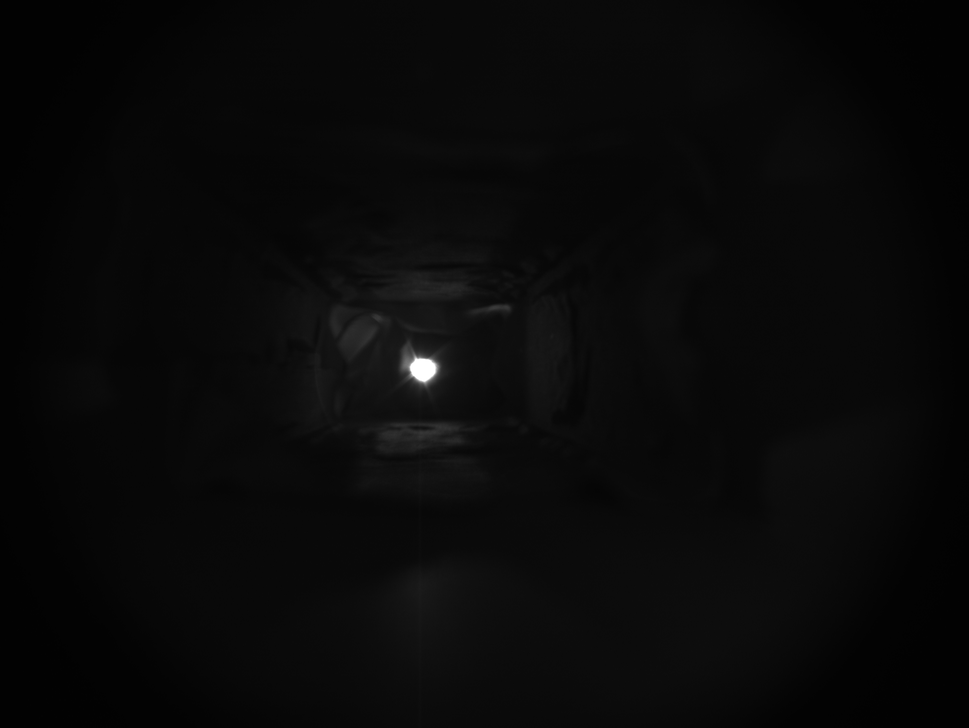
#> input picture Almuts_Kram/ProbeAufbau/Versuch2/Stoff_im_Gang_Tuch_vor_Handy.bmp, 969 x 728 px, shrunk from 1936 x 1456 before the run, found by its file name
$ jupyter execute --allow-errors 'Cluster vs Labeln.ipynb'
#> lines starting #> are read from the running program, lines starting #| are printed output that depends on the picture; after the words box and inside, x2 and y2 are one past the last pixel; in counts of white or black regions, pixels touching at a corner belong together
# Cluster vs. Labeln
campare performance/efficiency from both Alg

[cell 1]
#Imports
from matplotlib import pyplot as plt
import numpy as np
import cv2
from scipy.ndimage import label, median_filter, gaussian_filter
from sklearn.cluster import KMeans, SpectralClustering

[cell 2]
#Bild laden

im = cv2.imread('D:\\HZB\\BA_epics_camera\\ProbeAufbau\\Versuch2\\Stoff_im_Gang_Tuch_vor_Handy.bmp')
#> im is the input picture: shape (728, 969, 3); min 2, max 255, mean 9

def rgb2gray(Img):
    row,col,ch = Img.shape
#> row = 728; col = 969; ch = 3
    g = [ ]
    for i in range(row) :
        a = []
        for j in range(col):
            a.append(Img[i,j,0])
        g.append(a)
#> after the loop, g = 728 items
    gr = np.array(g)
    return gr

Im = rgb2gray(im)
print(Im.shape)
#| (728, 969)
print(Im)
#> (printed output is left out)
plt.imshow(Im, cmap='gray')
plt.show()

## Clustering

[cell 3]
y_len, x_len = Im.shape[0], Im.shape[1]
#> y_len = 728; x_len = 969
#print(x_len, y_len)
x_werte = np.repeat(np.array([range(0,x_len)]), y_len, axis=0)
print("x", x_werte.shape, x_werte)
#> (printed output is left out)
#y-Werte entprechen dem mathematischen Koordinatensystem, nicht den Achsenbeschriftungen von der Grafik bisher
y_werte = np.repeat(np.array([range(y_len-1, -1, -1)]).reshape(y_len,1), x_len, axis=1)
print("y", y_werte.shape, y_werte)
#> (printed output is left out)

#jeder Punkt jtz eine x, y- Koordinate und einen z-wert
#Skalierung hier noch ausbaubar
x_werte = np.array(x_werte.flatten(), dtype=np.float64) / x_len
y_werte = np.array(y_werte.flatten(), dtype=np.float64) / y_len
z_werte = np.array(Im.flatten(), dtype=np.float64)
#print(x_werte)
#print(y_werte)
#print(z_werte)

cluster_data = np.stack((x_werte, y_werte, z_werte), axis=-1)
print(cluster_data)
#> (printed output is left out)

[cell 4]
def cluster_KMeans (np_a, n_cluster):
    kmeans = KMeans(n_clusters=n_cluster, random_state=2)
    kmeans_labels = kmeans.fit(np_a).labels_
    return kmeans_labels

cluster_result = cluster_KMeans(cluster_data, 2)
print(cluster_result)
#> (printed output is left out)

final_cluster = cluster_result.reshape(Im.shape)
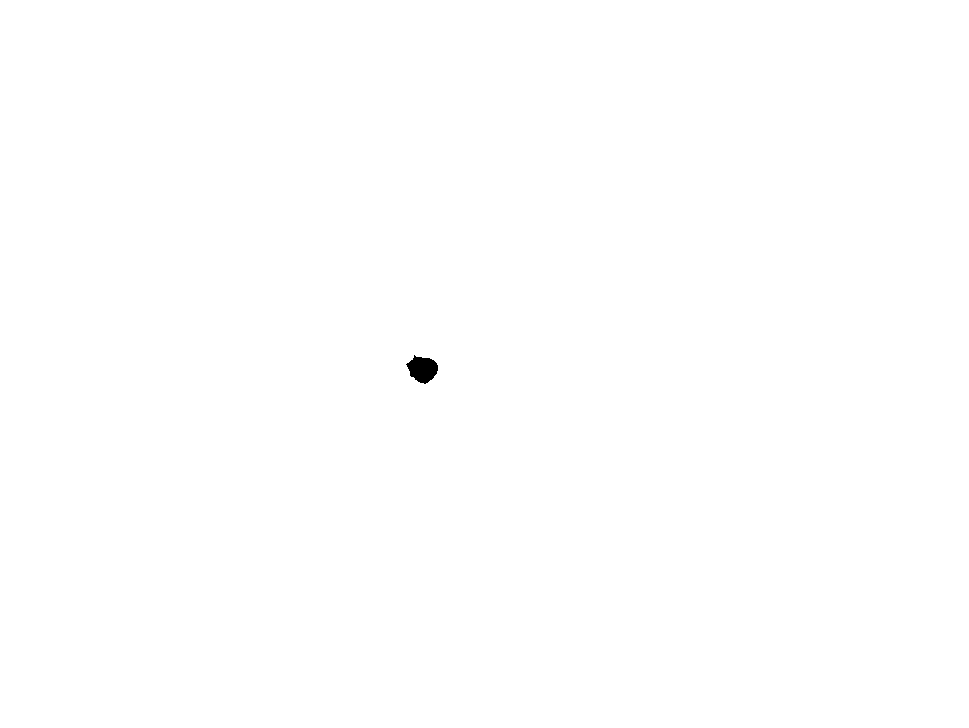
#> final_cluster: shape (728, 969) int32; values 0 (black) and 1 (white), 99.9% white; 1 black region, box (x1, y1, x2, y2) and area: (406, 355, 438, 384) 607
plt.imshow(final_cluster)
plt.show()

Gedanken Cluster:
- Clustering Alg nicht gleich Clustering Alg, vlt zwei schnellere CLustering Alg vergleichen
- Problematik: # Culster finden
- auch bei weniger Daten langsam?
- Treffsicherheit gut?
- Skalierung noch ausbaubar

[cell 5]
def cluster_Spectral (np_a, n_cluster):
    spectral = SpectralClustering(n_clusters=n_cluster, assign_labels='discretize', random_state=2).fit(np_a)
    spectral_labels = spectral.fit(np_a).labels_
    return spectral_labels

#> (the rest of this cell did not finish here and is left out)

## Labeling

[cell 6]
#without median filter
filtered_im = (Im > 70)
#> filtered_im: shape (728, 969) bool; 0.13% white; 1 white region, box (x1, y1, x2, y2) and area: (401, 351, 440, 387) 933
labeled_im, num_label_im= label (filtered_im)
#> num_label_im = 1

print(num_label_im)
#| 1
plt.imshow(labeled_im)
plt.show()

[cell 7]
#with median filter
median_and_filt_im = (median_filter(Im, (2,2)) > 70)
#> median_and_filt_im: shape (728, 969) bool; 0.14% white; 1 white region, box (x1, y1, x2, y2) and area: (401, 351, 441, 388) 966
labeled_im, num_label_im= label (median_and_filt_im)

print(num_label_im)
#| 1
plt.imshow(labeled_im)
plt.show()

#weiterer Gedanke hier, es gibt auch andere Filter gegen noise. Der scheint nur unseren Zwecken voll zu entsprechen.


$ run again, with Almuts_Kram/ProbeAufbau/Versuch2/Handylampe_hinter_Tuch.bmp copied over Almuts_Kram/ProbeAufbau/Versuch2/Stoff_im_Gang_Tuch_vor_Handy.bmp
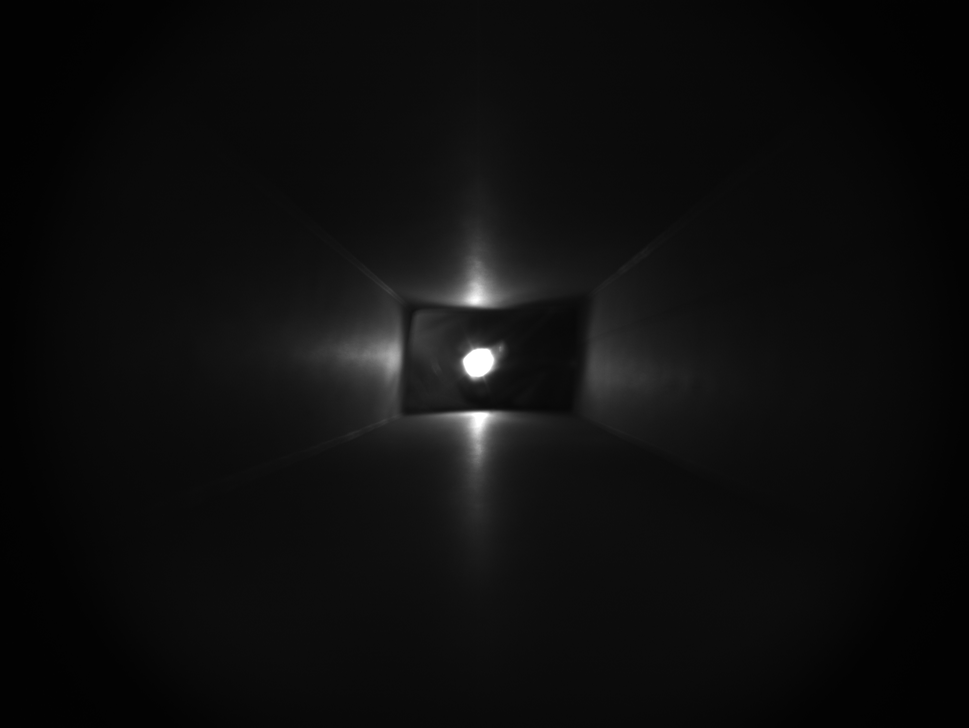
#> input picture Almuts_Kram/ProbeAufbau/Versuch2/Handylampe_hinter_Tuch.bmp, 969 x 728 px, shrunk from 1936 x 1456 before the run, found by its file name
#> im is the input picture: shape (728, 969, 3); min 2, max 255, mean 13.8
#> after the loop in rgb2gray, `for i in range(row) :`: g = 728 items
#| (728, 969)
#> (printed output is left out)
#> (printed output is left out)
#> (printed output is left out)
#> (printed output is left out)
#> (printed output is left out)
#> `final_cluster = cluster_result.reshape(Im.shape)`:
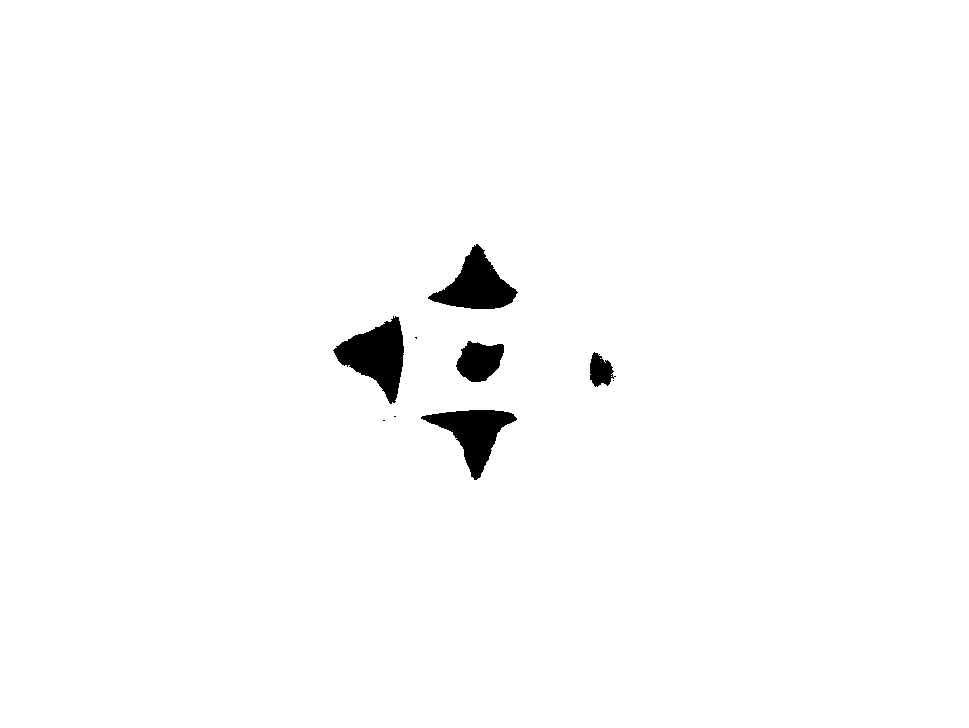
#> final_cluster: shape (728, 969) int32; values 0 (black) and 1 (white), 98.5% white; 9 black regions (4 under 20 px), largest, box (x1, y1, x2, y2) and area: (333, 316, 404, 404) 3236, (428, 244, 518, 309) 2853, (421, 410, 517, 480) 2763, (456, 341, 504, 382) 1392, (590, 352, 616, 387) 577
#> filtered_im: shape (728, 969) bool; 1.2% white; 8 white regions (3 under 20 px), largest, box (x1, y1, x2, y2) and area: (338, 322, 403, 397) 2556, (435, 249, 513, 309) 2317, (426, 410, 512, 473) 2307, (458, 342, 504, 382) 1288, (593, 362, 598, 371) 21
#> `labeled_im, num_label_im= label (filtered_im)`: num_label_im = 9
#| 9
#> `median_and_filt_im = (median_filter(Im, (2,2)) > 70)`:
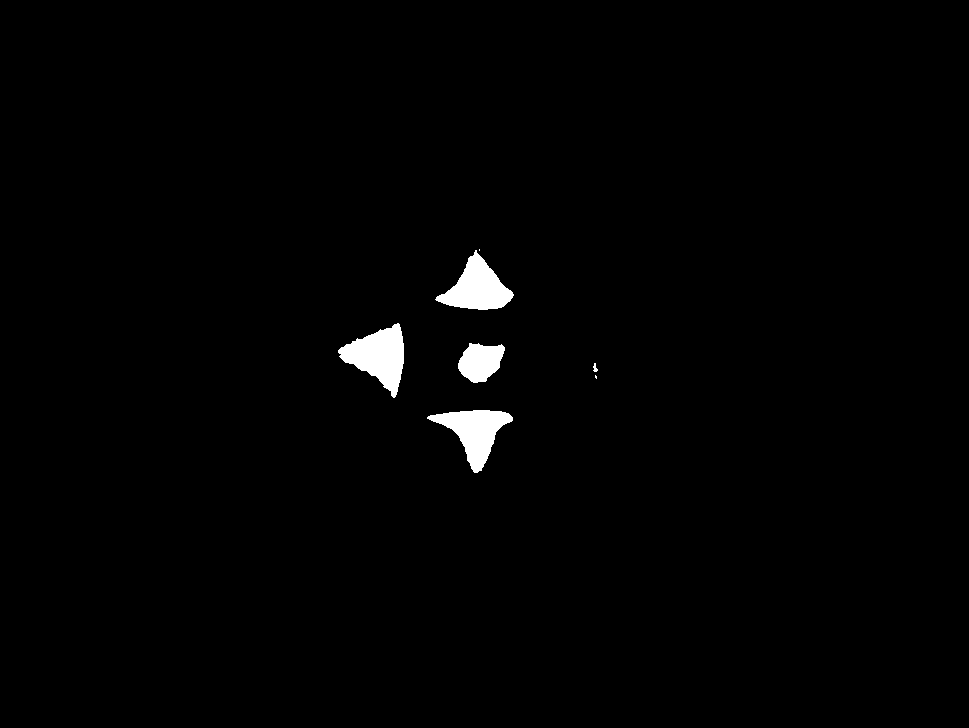
#> median_and_filt_im: shape (728, 969) bool; 1.2% white; 7 white regions (2 under 20 px), largest, box (x1, y1, x2, y2) and area: (338, 323, 404, 398) 2624, (427, 410, 513, 473) 2382, (435, 250, 514, 310) 2373, (458, 343, 505, 383) 1325, (593, 363, 598, 372) 27
#> `labeled_im, num_label_im= label (median_and_filt_im)`: num_label_im = 7
#| 7
